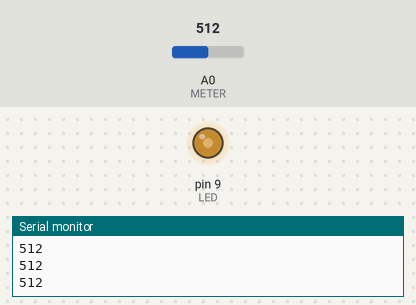
Recording of a sketch running on a simulated Arduino Uno, built with avr-gcc and run on an emulated ATmega328P. On the bench: output pins drawn as LEDs (lit = HIGH), the last lines printed to the serial monitor. The test bench sets the inputs (shaded band); at power-on: A0 (METER) = 512.

Above: at 1.2 s.
1.3 s: A0 (METER) set to 716
At 2.5 s:
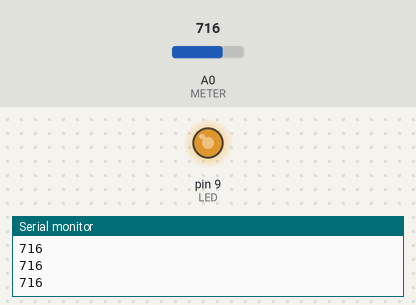
2.8 s: A0 (METER) set to 900
At 3.8 s:
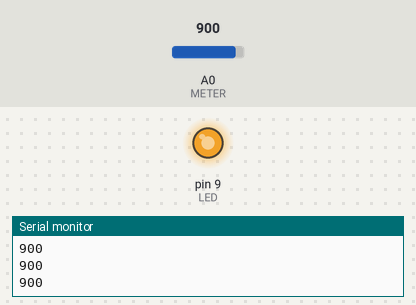
4.3 s: A0 (METER) set to 122
At 5.1 s:
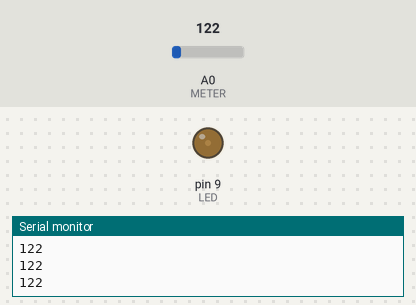
5.8 s: A0 (METER) set to 0
At 6.4 s:
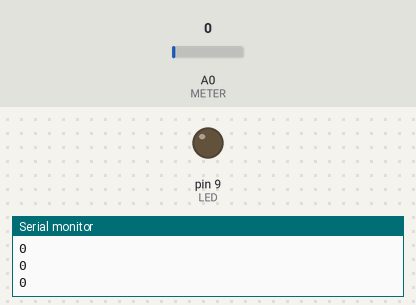
Timing chart, 0 to 8.3 s (numbered marks = the images above; inputs shaded):
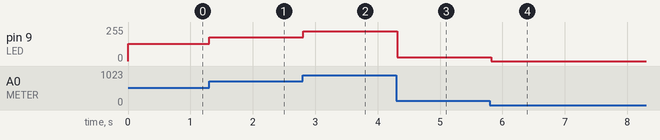

The sketch:

moisture_meter.ino
```cpp
// -*- c -*-
// This sketch is to read from the galvanized
// nail moisture meter and light the LED with the
// output. We will be writing the output of the
// A0 pin (moisture meter) to the LED (D1)
//
// See the schematic in the sketchbook for how
// to wire this up.

const int LED = 9;
const int METER = 0; // Analog pin 0

int val = 0; // The value to be read from the meter

void setup() {
  Serial.begin(9600); // Set up the serial line for 9600 baud

  pinMode(LED, OUTPUT); // Set up LED for writing
  // pinMode(METER, INPUT); // This is automatic
}

void loop() {
  val = analogRead(METER);

  // This thing just spews the value read from the analog pin
  // out onto the serial port. Each value is separated by a
  // newline.
  Serial.println(val);

  analogWrite(LED, val / 4);

  delay(100); // Wait a bit
}
```

Measured:
- after the input at 1.3 s, pin 9 (LED): 128/255 → 179/255 at once
- after the input at 2.8 s, pin 9 (LED): 179/255 → 225/255 at once
- after the input at 4.3 s, pin 9 (LED): 225/255 → 30/255 at once
- after the input at 5.8 s, pin 9 (LED): 30/255 → 0/255 at once
